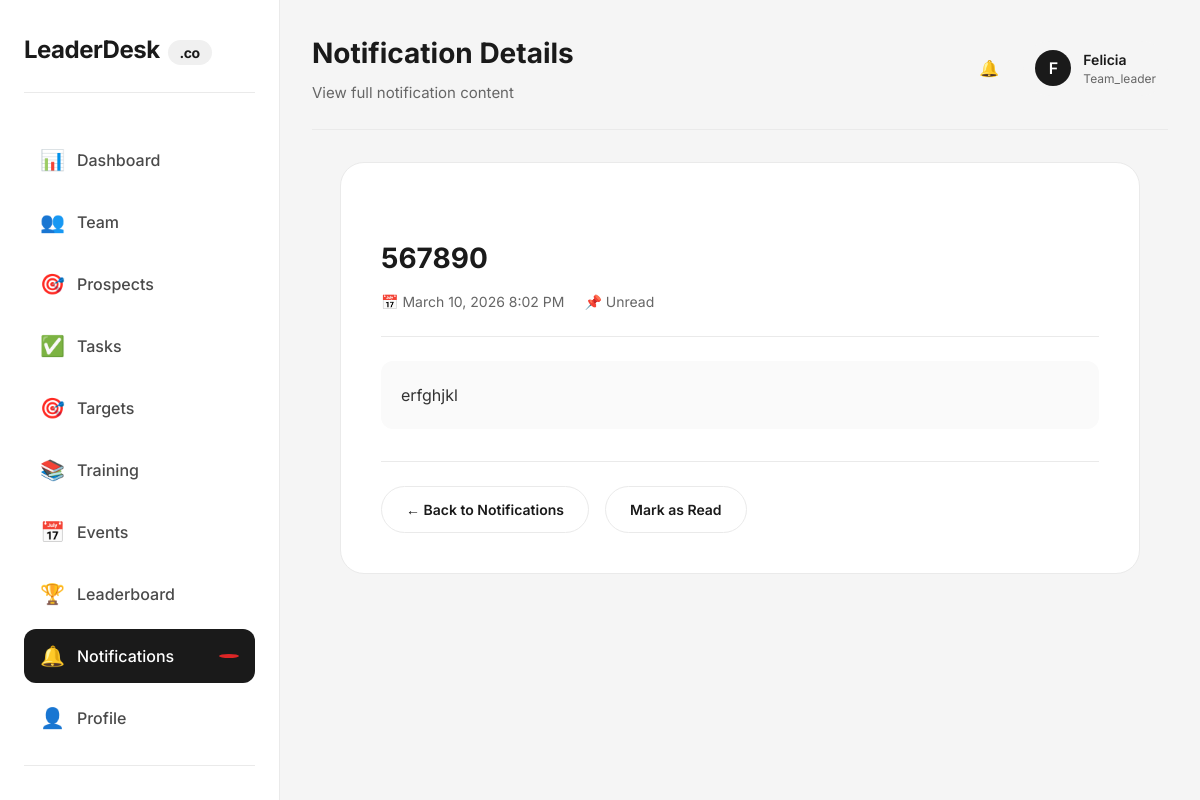
The app's page /view_notification.php?id=27 (signed in), older data.
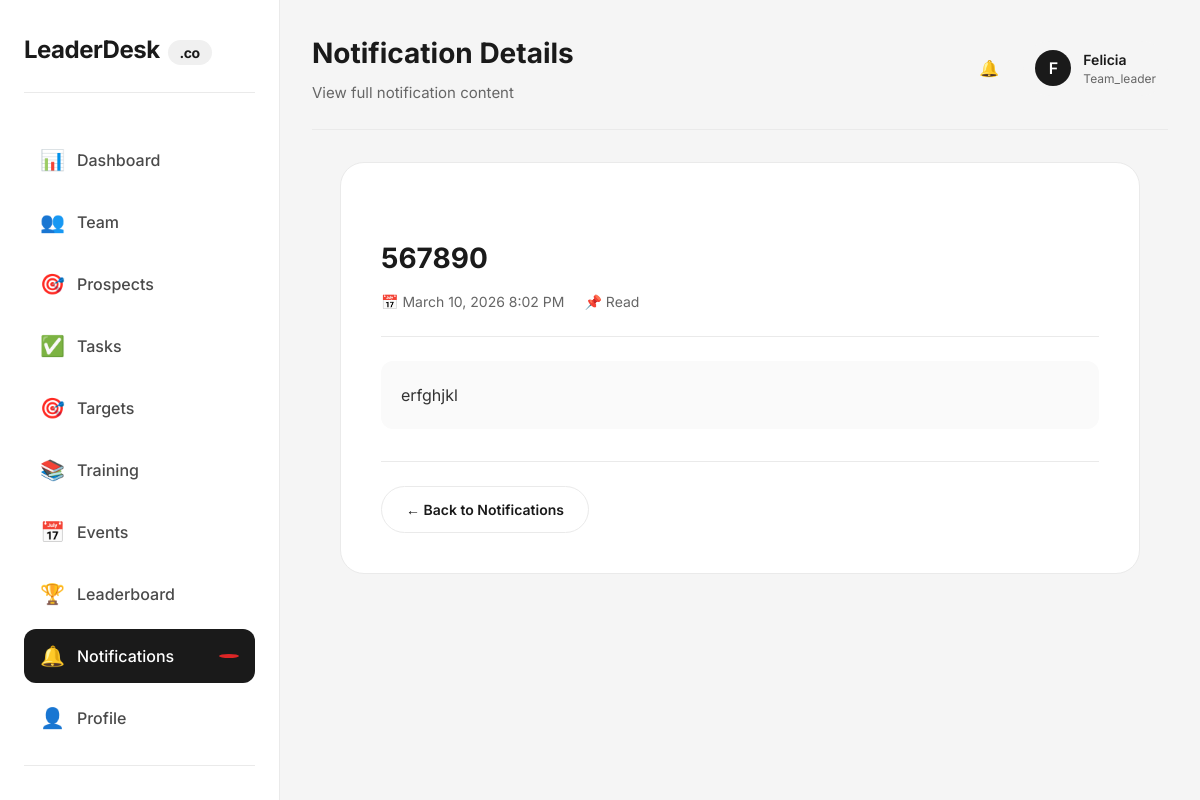
The same page, newer data.
### view_notification.php (the view, shortened to what the changed rows need)
<?php
require_once 'config/database.php';
require_once 'includes/auth_check.php';
$notification_id = isset($_GET['id']) ? (int)$_GET['id'] : 0;
$stmt = $pdo->prepare("SELECT * FROM notifications WHERE id = ? AND user_id = ?");
$stmt->execute([$notification_id, $current_user['id']]);
$notification = $stmt->fetch();
?>
<!DOCTYPE html>
<html lang="en">
<head>
</head>
<body>
    <div class="app">
        <main class="main">
            <div class="top-bar">
                <div class="page-title">
                    <h1>Notification Details</h1>
                </div>
            </div>
            <div class="notification-detail-container">
                <div class="notification-header">
                    <h1 class="notification-title"><?php echo htmlspecialchars($notification['title']); ?></h1>
                    <div class="notification-meta">
                        <span>📅 <?php echo date('F j, Y g:i A', strtotime($notification['created_at'])); ?></span>
                        <span>📌 <?php echo $notification['is_read'] ? 'Read' : 'Unread'; ?></span>
                    </div>
                </div>
                <div class="notification-actions">
                    <a href="notifications.php" class="btn btn-outline">← Back to Notifications</a>
                    <?php if (!$notification['is_read']): ?>
                        <a href="notifications.php?mark_read=<?php echo $notification['id']; ?>" class="btn btn-outline">
                            Mark as Read
                        </a>
                    <?php endif; ?>
                </div>
            </div>
        </main>
    </div>
</body>
</html>

Row changes from the older to the newer data that the page shows:
changed notifications "erfghjkl": is_read 0 → 1 (drawn)
Text that changed along with them:
text no longer shown: "Unread Mark as Read"
text now shown: "Read"
